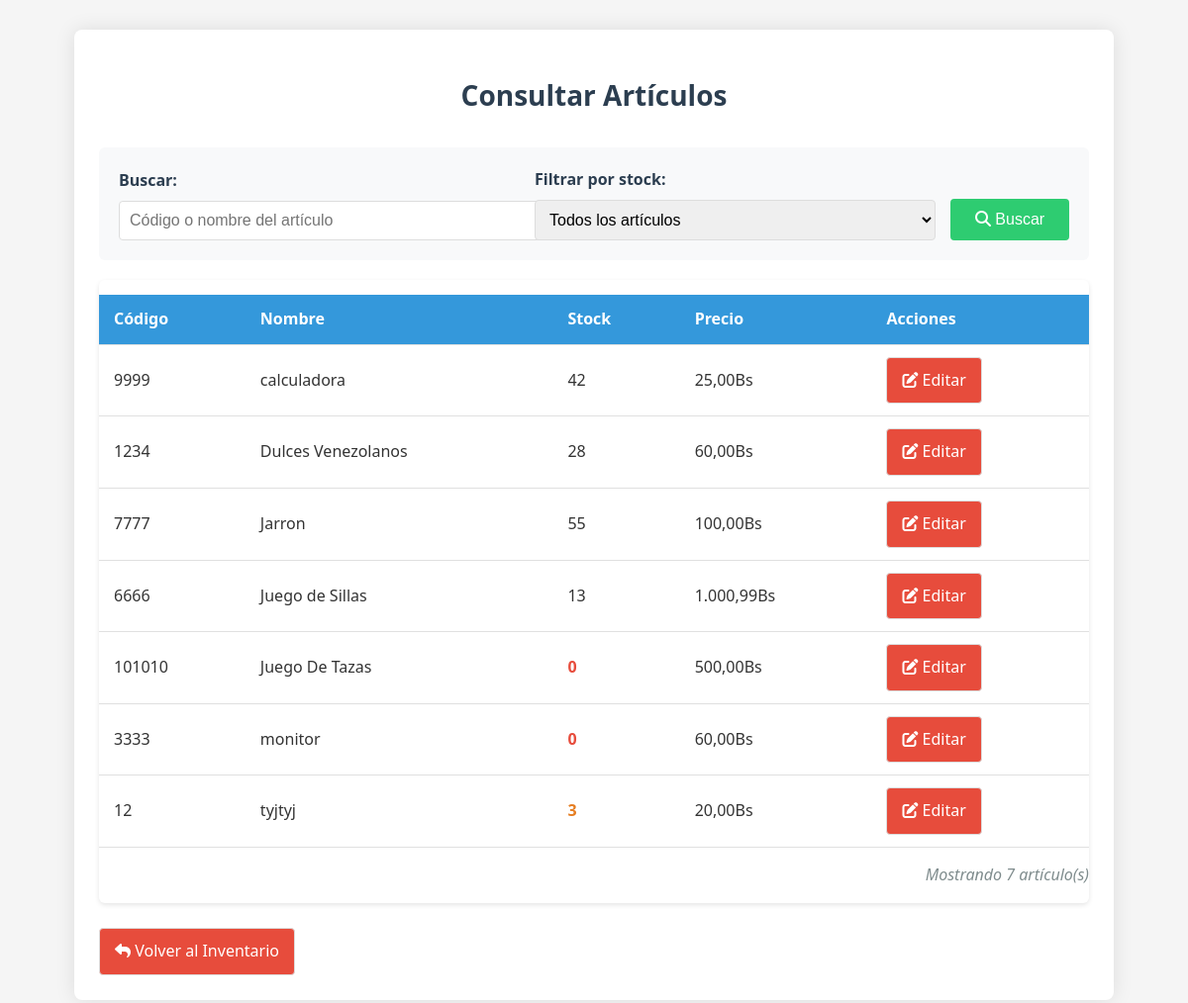
/consultar_articulo.php (signed in), run on the app's committed database.
### tables this page shows
CREATE TABLE `articulos` (
  `id` int(11) NOT NULL,
  `codigo` varchar(50) NOT NULL,
  `nombre` varchar(100) NOT NULL,
  `descripcion` text DEFAULT NULL,
  `precio` decimal(10,2) NOT NULL,
  `cantidad` int(11) NOT NULL DEFAULT 0
);

### controlador/articulo_controlador.php (called while the page is built, shortened)
<?php
require_once __DIR__ . '/../modelo/articulo_modelo.php';
class ArticuloControlador {
public function consultar() {
    $modelo = new ArticuloModelo();
    $busqueda = $_GET['busqueda'] ?? '';
    $filtro_stock = $_GET['filtro_stock'] ?? 'todos';
    $articulos = $modelo->buscarArticulos($busqueda, $filtro_stock);
    include __DIR__ . '/../vista/consultar_articulo.php';
}
}

### consultar_articulo.php (called while the page is built, shortened)
<?php
require_once __DIR__ . '/controlador/articulo_controlador.php';
$controlador = new ArticuloControlador();
$controlador->consultar();

### configuracion/conexion.php (called while the page is built, shortened)
<?php
class Conexion {
    private $conexion;
    public function __construct() {
        $this->conexion = new mysqli(
            Configuracion::$hostname,
            Configuracion::$username,
            Configuracion::$password,
            Configuracion::$dbname
        );
    }
    public function obtenerConexion() {
        return $this->conexion;
    }
}
?>

### modelo/articulo_modelo.php (called while the page is built, shortened)
<?php
require_once __DIR__ . '/../configuracion/conexion.php';
class ArticuloModelo {
    private $conexion;
    public function __construct() {
        $db = new Conexion();
        $this->conexion = $db->obtenerConexion();
    }
public function buscarArticulos($busqueda = '', $filtro = 'todos') {
    $query = "SELECT id, codigo, nombre, cantidad, precio FROM articulos WHERE 1=1";
    $query .= " ORDER BY nombre";
    $stmt = $this->conexion->prepare($query);
    $stmt->execute();
    return $stmt->get_result()->fetch_all(MYSQLI_ASSOC);
}
}

### vista/consultar_articulo.php (the view, shortened to what this page needs)
<!DOCTYPE html>
<html lang="es">
<head>
    <link rel="stylesheet" href="/Artesania_Alpasnore/css/consulta.css">
    <link rel="stylesheet" href="https://cdnjs.cloudflare.com/ajax/libs/font-awesome/6.5.0/css/all.min.css">
</head>
<body>
    <div class="contenedor">
        <h1>Consultar Artículos</h1>
        <form method="GET" action="/Artesania_Alpasnore/consultar_articulo.php" class="formulario-busqueda">
            <div class="grupo-busqueda">
                <label for="busqueda">Buscar:</label>
                <input type="text" id="busqueda" name="busqueda" value="<?= htmlspecialchars($busqueda) ?>" placeholder="Código o nombre del artículo">
            </div>
            <div class="grupo-busqueda">
                <label for="filtro_stock">Filtrar por stock:</label>
                <select id="filtro_stock" name="filtro_stock">
                    <option value="todos" <?= $filtro_stock === 'todos' ? 'selected' : '' ?>>Todos los artículos</option>
                </select>
            </div>
            <button type="submit" class="boton boton-buscar">
                <i class="fas fa-search"></i>
                <span>Buscar</span>
            </button>
        </form>
        <div class="contenedor-tabla">
            <?php if (!empty($articulos)): ?>
                <table>
                    <thead>
                        <tr>
                            <th>Código</th>
                            <th>Nombre</th>
                            <th>Stock</th>
                            <th>Precio</th>
                            <th>Acciones</th>
                        </tr>
                    </thead>
                    <tbody>
                        <?php foreach ($articulos as $articulo): ?>                            <tr>
                            <td><?= htmlspecialchars($articulo['codigo']) ?></td>
                            <td><?= htmlspecialchars($articulo['nombre']) ?></td>
                            <td class="<?= $articulo['cantidad'] == 0 ? 'stock-agotado' : ($articulo['cantidad'] < 10 ? 'stock-bajo' : '') ?>">
                                <?= $articulo['cantidad'] ?>
                            </td>
                            <td><?= number_format($articulo['precio'], 2, ',', '.') ?>Bs</td>
                               <td>
                                    <a href="/Artesania_Alpasnore/actualizar_stock.php?id=<?= $articulo['id'] ?>" class="boton-secundario">
                                        <i class="fas fa-pen-to-square"></i>
                                        <span>Editar</span>
                                    </a>
                                </td>
                            </tr>
                        <?php endforeach; ?>
                    </tbody>
                </table>
                <p class="total-resultados">Mostrando <?= count($articulos) ?> artículo(s)</p>
            <?php else: ?>
                <div class="mensaje-error">No se encontraron artículos con los criterios de búsqueda</div>
            <?php endif; ?>
        </div>
        <div class="acciones">
            <a href="/Artesania_Alpasnore/vista/inventario.php" class="boton-secundario">
                <i class="fa-solid fa-reply"></i>
                <span>Volver al Inventario</span>
            </a>
        </div>
    </div>
</body>
</html>

### css/consulta.css (style rules this page uses)
body { font-family: 'Segoe UI', Tahoma, Geneva, Verdana, sans-serif; background-color: #f5f5f5; margin: 0; padding: 0; color: #333; line-height: 1.6; }
.contenedor { max-width: 1000px; margin: 30px auto; padding: 25px; background-color: #fff; border-radius: 8px; box-shadow: 0 0 20px rgba(0, 0, 0, 0.1); }
h1 { color: #2c3e50; text-align: center; margin-bottom: 30px; font-size: 28px; }
.boton { background-color: #3498db; color: white; text-decoration: none; border: none; padding: 12px 20px; font-size: 16px; border-radius: 4px; cursor: pointer; transition: background-color 0.3s; margin-top: 10px; }
.boton-secundario { display: inline-block; padding: 10px 15px; background-color: #e74c3c; color: white; text-decoration: none; border-radius: 4px; border: 1px solid #ddd; transition: all 0.3s; text-align: center; }
.contenedor-tabla { overflow-x: auto; margin-top: 20px; box-shadow: 0 2px 5px rgba(0,0,0,0.1); border-radius: 6px; }
table { width: 100%; border-collapse: collapse; margin-top: 15px; background-color: white; }
th, td { padding: 12px 15px; text-align: left; border-bottom: 1px solid #e0e0e0; }
th { background-color: #3498db; color: white; font-weight: 600; position: sticky; top: 0; }
.stock-bajo { color: #e67e22; font-weight: bold; }
.stock-agotado { color: #e74c3c; font-weight: bold; }
.formulario-busqueda { display: flex; gap: 15px; flex-wrap: wrap; margin-bottom: 20px; align-items: flex-end; background-color: #f8f9fa; padding: 20px; border-radius: 6px; }
.grupo-busqueda { flex: 1; min-width: 200px; }
.grupo-busqueda label { display: block; margin-bottom: 8px; font-weight: 600; color: #2c3e50; }
.grupo-busqueda input, .grupo-busqueda select { width: 100%; padding: 10px; border: 1px solid #ddd; border-radius: 4px; font-size: 16px; }
.boton-buscar { background-color: #2ecc71; min-width: 120px; }
.total-resultados { margin-top: 15px; font-style: italic; color: #7f8c8d; text-align: right; }
.acciones { display: flex; justify-content: space-between; margin-top: 25px; flex-wrap: wrap; gap: 15px; }

### data on the page
articulos: codigo "9999", nombre "calculadora", cantidad "42", precio "25,00"
articulos: codigo "1234", nombre "Dulces Venezolanos", cantidad "28", precio "60,00"
articulos: codigo "7777", nombre "Jarron", cantidad "55", precio "100,00"
articulos: codigo "6666", nombre "Juego de Sillas", cantidad "13", precio "1.000,99"
articulos: codigo "101010", nombre "Juego De Tazas", cantidad "0", precio "500,00"
articulos: codigo "3333", nombre "monitor", cantidad "0", precio "60,00"
articulos: codigo "12", nombre "tyjtyj", cantidad "3", precio "20,00"

### other printed values
count($articulos) "7"
